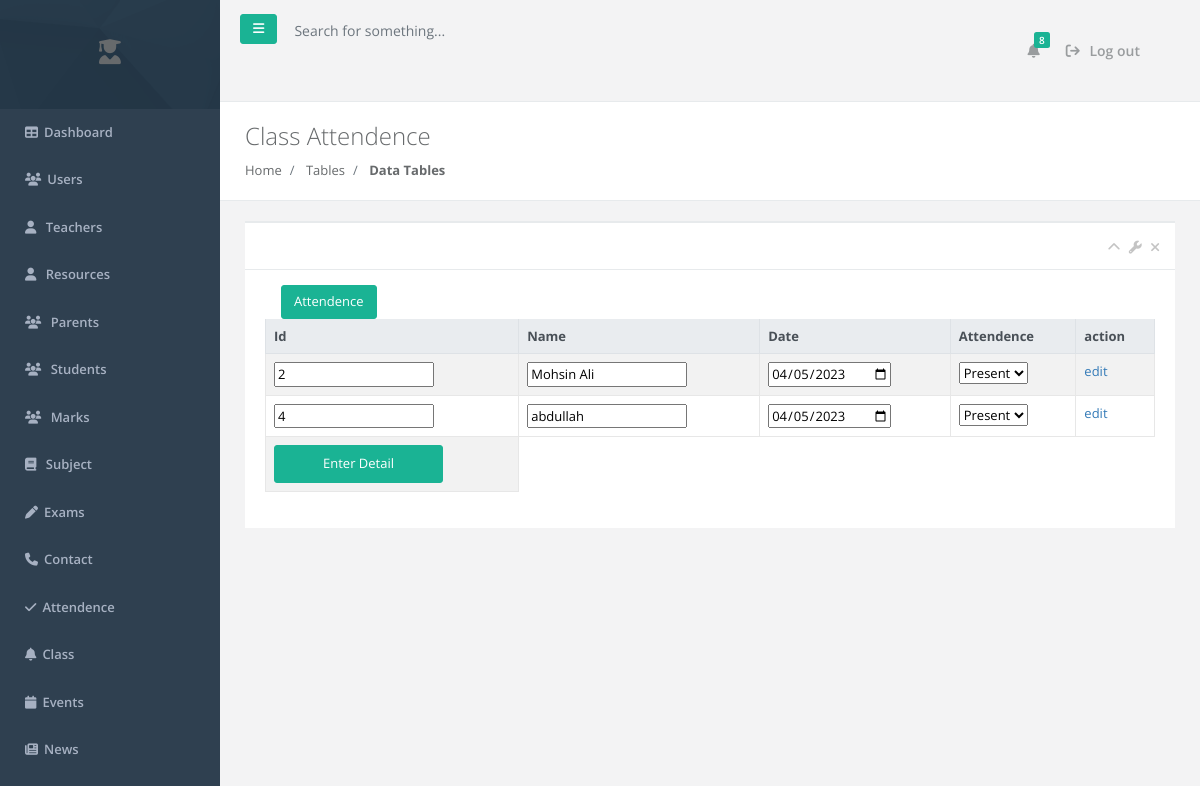
Page /dashboard/student-attendence/class_attendence.php on the committed database.
### tables this page shows
CREATE TABLE `students` (
  `id` int(11) NOT NULL,
  `name` varchar(50) NOT NULL,
  `class` varchar(50) NOT NULL,
  `section` varchar(50) NOT NULL DEFAULT 'A',
  `enrollment` varchar(50) NOT NULL,
  `roll-no` varchar(50) NOT NULL,
  `email` varchar(50) NOT NULL,
  `status` varchar(20) NOT NULL DEFAULT 'Active'
);

### dashboard/student-attendence/class_attendence.php (the view, shortened to what this page needs)
<?php
include '../sidebar_header.php';
$student = $db->query('select *from students where status = "Active" ');
?>
<div class="row wrapper border-bottom white-bg page-heading">
                <div class="col-lg-10">
                    <h2>Class Attendence</h2>
                    <ol class="breadcrumb">
                        <li class="breadcrumb-item">
                            <a href="index.html">Home</a>
                        </li>
                        <li class="breadcrumb-item">
                            <a>Tables</a>
                        </li>
                        <li class="breadcrumb-item active">
                            <strong>Data Tables</strong>
                        </li>
                    </ol>
                </div>
                <div class="col-lg-2">
                </div>
            </div>
        <div class="wrapper wrapper-content animated fadeInRight">
            <div class="row">
                <div class="col-lg-12">
                <div class="ibox ">
                    <div class="ibox-title">
                        <div class="ibox-tools">
                            <a class="collapse-link">
                                <i class="fa fa-chevron-up"></i>
                            </a>
                            <a class="dropdown-toggle" data-toggle="dropdown" href="#">
                                <i class="fa fa-wrench"></i>
                            </a>
                            <a class="close-link">
                                <i class="fa fa-times"></i>
                            </a>
                        </div>
                    </div>
                    <div class="ibox-content">
<div class="table-responsive">
<button class="btn btn-primary ml-3"><a  class=" text-white" href="<?php echo $url ?>student-attendence/add.php">Attendence</a></button>
<table class="table table-striped table-bordered table-hover dataTables-example" >
                    <thead class="thead-light">
                        <tr>
                            <th>Id</th>
                            <th>Name</th>
                            <th>Date</th>
                            <th>Attendence</th>
                            <th>action</th>
                        </tr>
                    </thead>
                    <tbody>
                        <form action="" method="post">
                        <?php foreach ($student as $row) {?>
                        <tr>
                            <td><input type="number" name="id[]" readonly value="<?php echo $row['id']; ?>"><input type="hidden" readonly name="classid[]" value="<?php echo $row['class']; ?>"></td>
                            <td><input type="text" name="name[]" readonly value="<?php echo $row['name']; ?>"></td>
                            <td><input type="date" name="date[]" value="<?php echo date('Y-m-d'); ?>"></td>
                            <td><select name="attendence[]" id="">
                                <option value="Present">Present</option>
                            </select></td>
                           <td> <a href="<?php echo $url;?>/student-attendence/edit.php?id=<?php echo $row['id']; ?>">edit</a>
                        </td>
                        </tr>
                        <?php } ?>
                        <tr>
                            <td> <input type="submit" name="attendence_mark" value="Enter Detail" class="btn btn-primary btn-lg px-5" /></td>
                        </tr>
                        </form>
                    </tbody>
                </table>
            </div>
        </div>
<?php
    include '../footer.php';
?>

### rows in the picture
students: id "2", name "Mohsin Ali"
students: id "4", name "abdullah"
